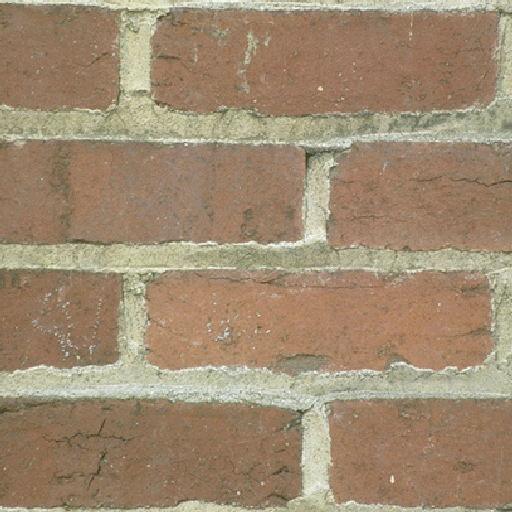
%> input picture assignment5/brick1.tif, 512 x 512 px
$ octave script.m   (GNU Octave 9; MATLAB toolbox functions it lacks are replaced by stand-ins)
%> lines starting %> are read from the running program, lines starting %| are printed output that depends on the picture
### assignment5/gaussPyr.m
function    G = gaussPyr(img,levels)
img=double(img);
[x,y]=size(img);
%i cant get more than log the min number of pixels(ax x or y)
n=log2(min(x,y));
%so i initiate my cell to be of that size
if levels>n
    disp('error: image doesnt have enough pixels to do this many levels')
    return;
end
G=cell(1,levels);
for i=1:levels
    if i==1
        %first level the image stays the same
        G{1}=img;
        DS=img;
    else
        %downsampling
        DS = downSample(DS);
        G{i}=DS;
    end
end

### assignment5/downSample.m
function    DS = downSample(I)
I=double(I);
gaussainmask=[0.0025 0.0125 0.0200 0.0125 0.0025;
0.0125 0.0625 0.1000 0.0625 0.0125;
0.0200 0.1000 0.1600 0.1000 0.0200;
0.0125 0.0625 0.1000 0.0625 0.0125;
0.0025 0.0125 0.0200 0.0125 0.0025];
convI=conv2_cyclic(double(I),double(gaussainmask));
DS = convI(1:2:end, 1:2:end);

function c = conv2_cyclic(a,b);
% convolve a and b using cyclic padding.
% return imag c same size as a
% assume b <= a
aa = [ a a a ; a a a ; a a a];
c = conv2(aa,b,'same');
c = c(size(a,1)+1:2*size(a,1),size(a,2)+1:2*size(a,2));

### assignment5/laplacPyr.m
function    L = laplacPyr(img,levels)
img=double(img);
G = gaussPyr(img,levels);
L=cell(1:levels);
for i=1:levels
    if i==levels
        L{levels}=G{levels};
    else
        US=upSample(G{i+1});
        L{i}=double(G{i})-double(US);
    end
end

% (file name is accordingly laplacPyr.m )
% This routine creates a Laplacian pyramid.
%
% Input:      img = a grayscale image (values in [0,255])
% levels = the number of levels created in the Laplacian Pyramid (minimum value = 1).
% Output:   L = the Laplacian pyramid. L is a 1D array of matrices implemented using matlab's cell.
%
% Method:  Starts with img and creates level after level using function downSample and upSample.
% Or using gaussPyr and upSample.

### assignment5/upSample.m
function    US = upSample(I)
    I = double(I);
    [x,y]=size(I);
    bigimg = zeros([x y] * 2);
    Xnewsize=x/2;
    Ynewsize=y/2;
    fft = fftshift(fft2(I));
    bigimg((Xnewsize+1):(Xnewsize+x), (Ynewsize+1):(Ynewsize+y)) = fft;
    US =real( ifft2(fftshift(bigimg))*4);

### assignment5/textureSynthesis.m
function    newtexture = textureSynthesis(texture,numLevels,numRepeats,show)
switch nargin
    case 3
            show=0;
            disp('hopefully show is the only thing thats missing, for now i did the work for you you wont be bothered with mor imgs :)')
end
randomImg=rand(size(texture)) * 255;
LPTexture = laplacPyr(texture,numLevels);
for j=1:numRepeats
    randomImg = imHistShapeDouble(randomImg, texture);
    %new random image lap pyramid for each iteration
    LPRandImg = laplacPyr(randomImg,numLevels);
    %matching the histograms of each level fro the random pyramid to the of
    %the texture pyramid
    for i=1:numLevels
        disp('im matching histograms sorry its taking long itll be over soon...!')
        LPRandImg{i} = imHistShapeDouble(LPRandImg{i},LPTexture{i});
    end
    %colpsing random img after matching histograms of the pyramids levels
    randomImg = collapseLapPyr(LPRandImg);
    %changing the range back
    %if you want to see the resault of each image produced in the
    %procces..
    if show==1
        txt = sprintf('result for iteration num:%d', j);
        if j==numRepeats
            txt = sprintf('last iteration for this texture');
        end
        figure(1)
        imshow(randomImg,[]),title(txt)
        disp('please press space bar to continue')
        pause
        close
    end
end
newtexture=uint8scaling(randomImg);


% (file name is accordi7u8ngly textureSynthesis.m )
% This routine synthesizes a new image with texture statistics similar to the given texture.
%
% Input:      texture = a grayscale image (values in [0,255]) containing a texture.
% numLevels = the number of levels created in the Laplacian Pyramids used in the process
% (minimum value = 1).
% numRepeats = the number of iterations to perform during synthesis.
% show  =  an OPTIONAL binary argument. If TRUE (~0) then function displays the result
% for each iteration. Between displays user must press space bar.
%     If FALSE (0) or is not given then does not display anything.
%
%     Output:   newtexture = a grayscale image (values in [0,255]) of size same as input image texture.
%
%     Method:  Follows the Heeger and Bergen method:
%     1. Create random image of required size
%     2. Build Laplacian pyramid for input texture and for random image.
%     3. Shape histogram of each level of random image to equal corresponding level of texture pyramid.
%     4. Collapse pyramid of random image producing synthetic texture.
%     5. Correct synthetic texture (collapsed image) to range.
%     6. Repeat from step 2.
%
%     Notes: Correct collapsed image to be within gray value range. Either scale or clip or use some
%     combination.
%     Note histogram shaping usually works on 0..255 but laplacian values are �minVal + maxval  so
%     scale the values to 0..255 range before applying histShape and don�t forget to scale back to correct
%     range after mapping.
%     Use matlab function rand (values in range 0..1).
%     Use function nargin to evaluate if show is given.


### assignment5/uint8scaling.m
function im = uint8scaling(im)
    X = min(im(:));
    im = im - X;

    X = max(im(:));
    im = im * (255 / X);

    im = uint8(im);
end

### assignment5/mapImage.m
function nim = mapImage(im, tm)
    % check if tm is valid
    if length(tm) < 256
        disp('tm must contain at least 256 elements!')
        nim = -1;
        return
    end

    nim = arrayfun(@(x) tm(x + 1), im);
end

### assignment5/collapseLapPyr.m
function    img = collapseLapPyr(L)
levels=length(L);
lastimg=L{levels};
for i=1:levels-1
    US=upSample(lastimg);
    lastimg=double(L{levels-i})+double(US);
end
img=lastimg;


% (file name is accordingly collapseLapPyr.m )
% This routine reconstructs the original image from its Laplacian Pyramid.
%
% Input:      L = the Laplacian pyramid. L is a 1D array of matrices implemented using matlab's cell.
%
% Output:   img = a grayscale image (values in [0,255]).
%
% Method:  Works level by level from top of pyramid. Uses function upSample.
%
% Note: This routine should work for a Laplacian Pyramid with any number of levels.

### assignment5/textureSynthesisRGB.m
function    newtexture = textureSynthesisRGB(textureRGB,numLevels,numRepeats,show)
R=textureRGB(:,:,1);
G=textureRGB(:,:,2);
B=textureRGB(:,:,3);
Rtexture = textureSynthesis(R,numLevels,numRepeats,show);
Gtexture = textureSynthesis(G,numLevels,numRepeats,show);
Btexture = textureSynthesis(B,numLevels,numRepeats,show);
newtexture = cat(3,Rtexture,Gtexture,Btexture);

% (file name is accordingly textureSynthesisRGB.m )
% This routine synthesizes a new RGB image with texture statistics similar to the given texture.
%
% Input:      textureRGB = an RGB image (size MxMx3) (values in [0,255]) containing a color texture.
% numLevels = the number of levels created in the Laplacian Pyramids used in the process
% (minimum value = 1).
% numRepeats = the number of iterations to perform during synthesis.
% show  =  an OPTIONAL binary argument. If TRUE (~0) then function displays the result
% for each iteration. Between displays user must press space bar.
%     If FALSE (0) or is not given then does not display anything.
%
%     Output:   newtextureRGB = an RGB image (size MxMx3) (values in [0,255]) of size same as input image textureRGB.
%
%     Method:  Input image is split into 3 grayscale images: R,G,B  one for each color channel.
%     For each channel use  textureSynthesis function to create a new single channel texture.
%     combine resulting 3 textures into a single new RGB image.
%


### assignment5/imHistShapeDouble.m
function nim = imHistShapeDouble(im1, im2)
    nim = double(imHistShape(uint8scaling(im1), uint8scaling(im2)));
end

### assignment5/imHistShape.m
function nim = imHistShape (im1,im2)
    % calculate histograms
    h1 = histImage(im1);
    h2 = histImage(im2);

    % calculate tonemap
    tm = histShape(h1, h2);

    % apply tonemap to im1 and return
    nim = mapImage(im1, tm);
end

### assignment5/histImage.m
function h = histImage(im)

    % histogram array
    h = zeros(1, 256);

    for value = 0:255
        % find by color
        h(value + 1) = numel(find(im == value));
    end

end

### assignment5/histShape.m
function tm = histShape(h1, h2)
    % calculate normalized accumulative histograms
    c1 = h1 ./ sum(h1);
    c2 = h2 ./ sum(h2);
    for i = 2:256
        c1(i) = c1(i) + c1(i - 1);
        c2(i) = c2(i) + c2(i - 1);
    end

    % two pointers algorithm
    p1 = 1;
    p2 = 1;
    tm = zeros(1, 256);
    % make sure indices are in bounds
    % check if we've reached the end of c1 (1.0 because it's normalized)
    while p1 <= 256 && p2 <= 256 && c1(p1) < 1
        if c1(p1) <= c2(p2)
            % found a match

            tm(p1) = p2;
            p1 = p1 + 1;
        else
            % keep looking
            p2 = p2 + 1;
        end
    end
end

### assignment5/script.m
%firas ayoub-308185313
numLevels=4;
numRepeats=3;
show =0;
[textureRGB,map]=imread('brick1.tif');
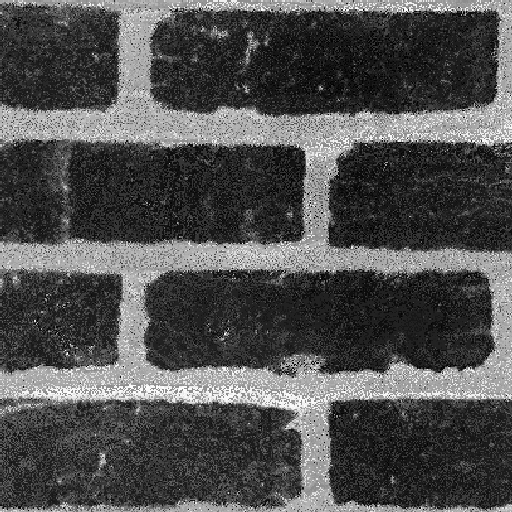
%> textureRGB: size 512x512 uint8; min 1, max 254, mean 79.1
%> map = 256 rows, first 12: [1 1 1; 0.808 0.776 0.776; 0.647 0.482 0.42; 0.612 0.451 0.388; 0.808 0.741 0.71; 0.808 0.678 0.612; 0.678 0.549 0.482; 0.839 0.776 0.741; 0.71 0.647 0.612; 0.58 0.518 0.482; 0.647 0.482 0.388; 0.808 0.71 0.647]
grayscaleImg=double(imread('texture1bw.tif'));
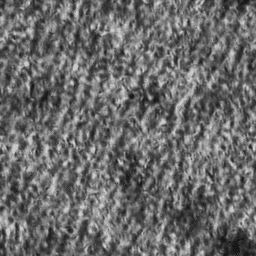
%> input picture assignment5/texture1bw.tif, 256 x 256 px
%> grayscaleImg: size 256x256 double; min 23, max 203, mean 106.4; mean of the top-left, top-right, bottom-left and bottom-right quarters 105.2, 107, 110.1, 103.3
textureRGB = ind2rgb(textureRGB,map);
%> textureRGB: size 512x512x3 double
%taking only green color from the color map
G=textureRGB(:,:,2);
newGraytexturefromGray =textureSynthesis(grayscaleImg,numLevels,numRepeats,show);
%> after the loop in gaussPyr, `for i=1:levels`: G = 4 items
%> after the loop in laplacPyr, `for i=1:levels`: L = 24 items
%> the loop in textureSynthesis, `for j=1:numRepeats` made 3 passes
%> (printed output is left out)
%> in uint8scaling (call 7), `X = min(im(:));`: X = 276.7
%> in uint8scaling (call 7), `im = im - X;`:
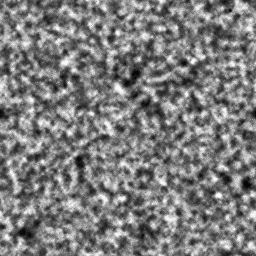
%> im: size 256x256 double; min 0, max 541.2, mean 265.4; drawn with min black and max white
%> in uint8scaling (call 7), `X = max(im(:));`: X = 541.2
newGraytexturefromRGB = textureSynthesis(G,numLevels,numRepeats,show);
%> the loop in textureSynthesis (call 2), `for j=1:numRepeats` made 3 passes
%> (printed output is left out)
%> pass 1, in mapImage (call 4), `nim = arrayfun(@(x) tm(x + 1), im);`:
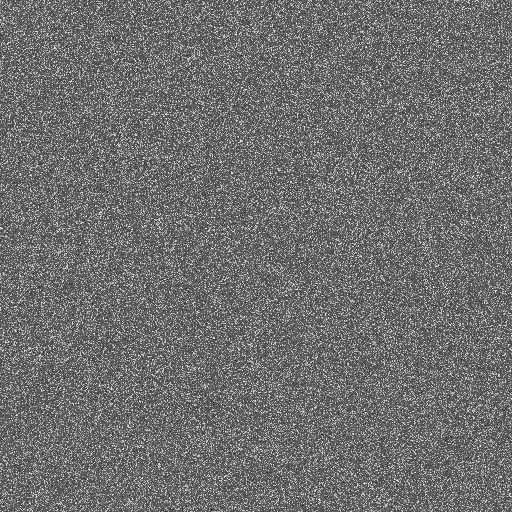
%> nim: size 512x512 double; min 35, max 235, mean 110.8
%> pass 1, in collapseLapPyr (call 4), `img=lastimg;`:
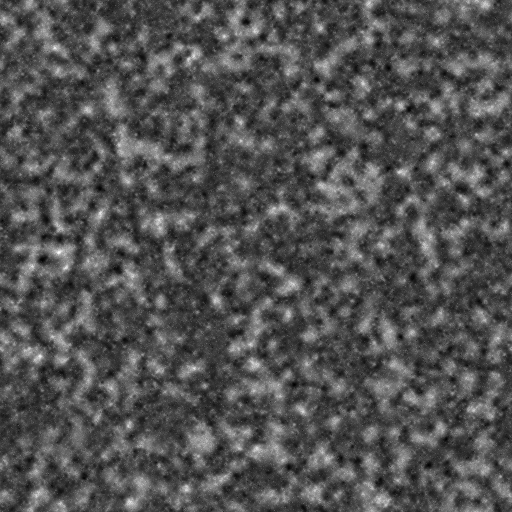
%> img: size 512x512 double; min 259.2, max 840.1, mean 447.3; drawn with min black and max white
%> in uint8scaling (call 14), `X = min(im(:));`: X = 172.7
%> in uint8scaling (call 14), `im = im - X;`:
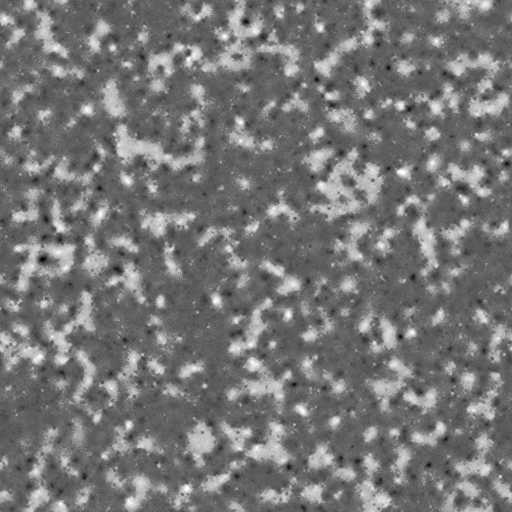
%> im: size 512x512 double; min 0, max 591.9, mean 274.6; drawn with min black and max white
%> in uint8scaling (call 14), `X = max(im(:));`: X = 591.9
newRGBtexture = textureSynthesisRGB(textureRGB,numLevels,numRepeats,show);
%> the loop in laplacPyr (call 9), `for i=1:levels` made 4 passes
%> pass 2, in upSample (call 8), `I = double(I);`:
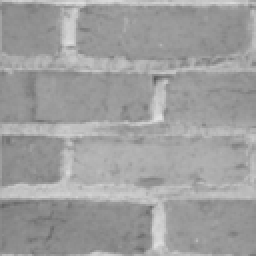
%> I: size 128x128 double (shown 2 times larger); min 0.341, max 0.887, mean 0.624
%> (the run ends here)
